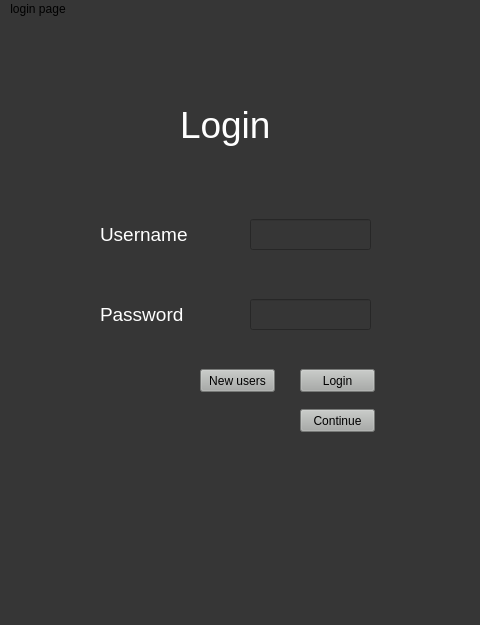
<?xml version="1.0" encoding="UTF-8"?>
<ui version="4.0">
 <class>loginpage</class>
 <widget class="QMainWindow" name="loginpage">
  <property name="geometry">
   <rect>
    <x>0</x>
    <y>0</y>
    <width>480</width>
    <height>625</height>
   </rect>
  </property>
  <property name="windowTitle">
   <string>MainWindow</string>
  </property>
  <property name="styleSheet">
   <string notr="true">background-color: rgb(54, 54, 54);</string>
  </property>
  <widget class="QWidget" name="centralwidget">
   <widget class="QLabel" name="usernametext">
    <property name="geometry">
     <rect>
      <x>100</x>
      <y>190</y>
      <width>111</width>
      <height>51</height>
     </rect>
    </property>
    <property name="styleSheet">
     <string notr="true">color: rgb(255, 255, 255);font-size:14pt;</string>
    </property>
    <property name="text">
     <string>Username</string>
    </property>
   </widget>
   <widget class="QLineEdit" name="uname">
    <property name="geometry">
     <rect>
      <x>250</x>
      <y>200</y>
      <width>121</width>
      <height>31</height>
     </rect>
    </property>
   </widget>
   <widget class="QPushButton" name="loginb">
    <property name="geometry">
     <rect>
      <x>300</x>
      <y>350</y>
      <width>75</width>
      <height>23</height>
     </rect>
    </property>
    <property name="styleSheet">
     <string notr="true">background-color: rgb(167, 170, 167);</string>
    </property>
    <property name="text">
     <string>Login</string>
    </property>
   </widget>
   <widget class="QLineEdit" name="passw">
    <property name="geometry">
     <rect>
      <x>250</x>
      <y>280</y>
      <width>121</width>
      <height>31</height>
     </rect>
    </property>
   </widget>
   <widget class="QLabel" name="passwordtext">
    <property name="geometry">
     <rect>
      <x>100</x>
      <y>270</y>
      <width>111</width>
      <height>51</height>
     </rect>
    </property>
    <property name="styleSheet">
     <string notr="true">color: rgb(255, 255, 255);font-size:14pt;</string>
    </property>
    <property name="text">
     <string>Password</string>
    </property>
   </widget>
   <widget class="QLabel" name="logintext">
    <property name="geometry">
     <rect>
      <x>180</x>
      <y>80</y>
      <width>111</width>
      <height>51</height>
     </rect>
    </property>
    <property name="styleSheet">
     <string notr="true">color: rgb(255, 255, 255);font-size:28pt;</string>
    </property>
    <property name="text">
     <string>Login</string>
    </property>
   </widget>
   <widget class="QPushButton" name="createuser">
    <property name="geometry">
     <rect>
      <x>200</x>
      <y>350</y>
      <width>75</width>
      <height>23</height>
     </rect>
    </property>
    <property name="styleSheet">
     <string notr="true">background-color: rgb(167, 170, 167);</string>
    </property>
    <property name="text">
     <string>New users</string>
    </property>
   </widget>
   <widget class="QPushButton" name="continueb">
    <property name="geometry">
     <rect>
      <x>300</x>
      <y>390</y>
      <width>75</width>
      <height>23</height>
     </rect>
    </property>
    <property name="styleSheet">
     <string notr="true">background-color: rgb(167, 170, 167);</string>
    </property>
    <property name="text">
     <string>Continue</string>
    </property>
   </widget>
  </widget>
  <widget class="QMenuBar" name="menubar">
   <property name="geometry">
    <rect>
     <x>0</x>
     <y>0</y>
     <width>480</width>
     <height>21</height>
    </rect>
   </property>
   <widget class="QMenu" name="menulogin_page">
    <property name="title">
     <string>login page</string>
    </property>
   </widget>
   <addaction name="menulogin_page"/>
  </widget>
  <widget class="QStatusBar" name="statusbar"/>
 </widget>
 <tabstops>
  <tabstop>uname</tabstop>
  <tabstop>passw</tabstop>
  <tabstop>loginb</tabstop>
 </tabstops>
 <resources/>
 <connections/>
</ui>
